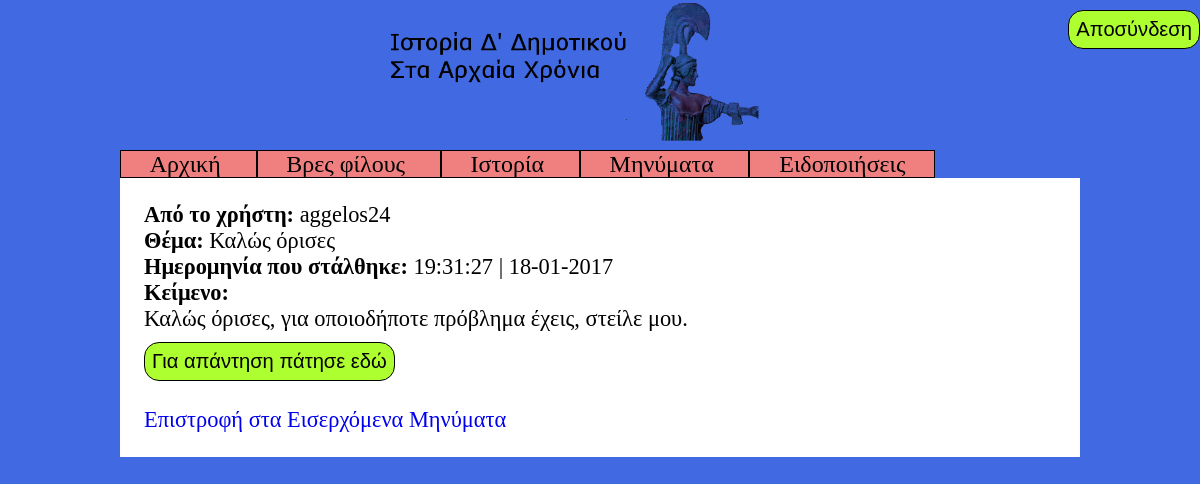
The page /code/learner/show_message.php?id=22 (signed in) on the database its author committed.
### tables this page shows
CREATE TABLE `message` (
  `id` bigint(20) NOT NULL,
  `from_user` varchar(20) NOT NULL,
  `to_user` varchar(20) NOT NULL,
  `subject` varchar(20) NOT NULL,
  `text` text NOT NULL,
  `seen` tinyint(1) NOT NULL DEFAULT '0',
  `date` datetime NOT NULL
);

### code/learner/show_message.php (the view, shortened to what this page needs)
<!DOCTYPE html>
<html>
<head>
	<link rel="stylesheet" type="text/css" href="lstyles.css" />
</head>
<body>
	<button class="logout" onclick="logout()"> Αποσύνδεση</button>
	<img src="../banner.png" alt="Ιστορία Δ' Δημοτικού Στα Αρχαία Χρόνια" class="banner">
	<div class="big menu">
		<span class="menul"> <a href="lhome.php" class="link_to_page"> Αρχική </a> </span>
		<span class="menul"> <a href="find_friend.php" class="link_to_page"> Βρες φίλους </a> </span>
		<span class="menul"> <a href="history.php" class="link_to_page"> Ιστορία </a> </span>
		<span class="menul"> <a href="message.php" class="link_to_page"> Μηνύματα </a> </span>
		<span class="menul"> <a href="notification.php" class="link_to_page"> Ειδοποιήσεις </a> </span>
	</div>
	<div class="main">
<?php
if ((isset($_GET["id"]))) {
	$id = $_GET["id"];
}
else {
	echo "<script> alert('Κάτι πήγε στραβά.'); location.href = 'message.php'; </script>";
	exit();
}
$link = connect_to_database("../login_register_form.php");
$result = $link->query("SELECT * FROM message WHERE id=".$id);
$row = mysqli_fetch_array($result, MYSQLI_ASSOC);
?>
		<b> Από το χρήστη: </b> <?php echo $row["from_user"]; ?> <br>
		<b> Θέμα: </b> <?php echo $row["subject"]; ?> <br>
		<b> Ημερομηνία που στάλθηκε: </b> <?php echo date("H:i:s | d-m-Y", strtotime($row["date"])); ?> <br>
		<b> Κείμενο: </b> <br>
		<?php echo str_replace("\n", "\n<br>", $row["text"]); ?> <br>
		<button onclick="reply_message()" id="breply_message"> Για απάντηση πάτησε εδώ </button>
		 <br> <br>
		<a href="message.php"> Επιστροφή στα Εισερχόμενα Μηνύματα </a>
		</div>
</body>
</html>

### code/learner/lstyles.css (style rules this page uses)
* { box-sizing: border-box; }
body { background-color: royalblue; font-family: "Verdana"; font-size: 140%; margin: 0; }
a { text-decoration: none; }
button { background-color: greenyellow; border: 1px solid black; font-size: 90%; padding: 7px; margin-top: 10px; border-radius: 15px; cursor: pointer; }
button.logout { float: right; }
img.banner { display: table-cell; margin-left: 32.5%; margin-right: 32.5%; width: 35%; }
div.menu { margin-right: 10%; margin-left: 10%; }
span.menul { border: 1px solid black; padding: 0 3%; background-color: lightcoral; transition: padding 0.5s; }
div.main { background-color: white; padding: 2%; margin-left: 10%; margin-right: 10%; }
.big { font-size: 107%; }
a.link_to_page { color: black; }

### rows shown on the page
message: from_user "aggelos24", subject "Καλώς όρισες", date "19:31:27 | 18-01-2017", text "Καλώς όρισες, για οποιοδήποτε πρόβλημα έχεις, στείλε μου."
